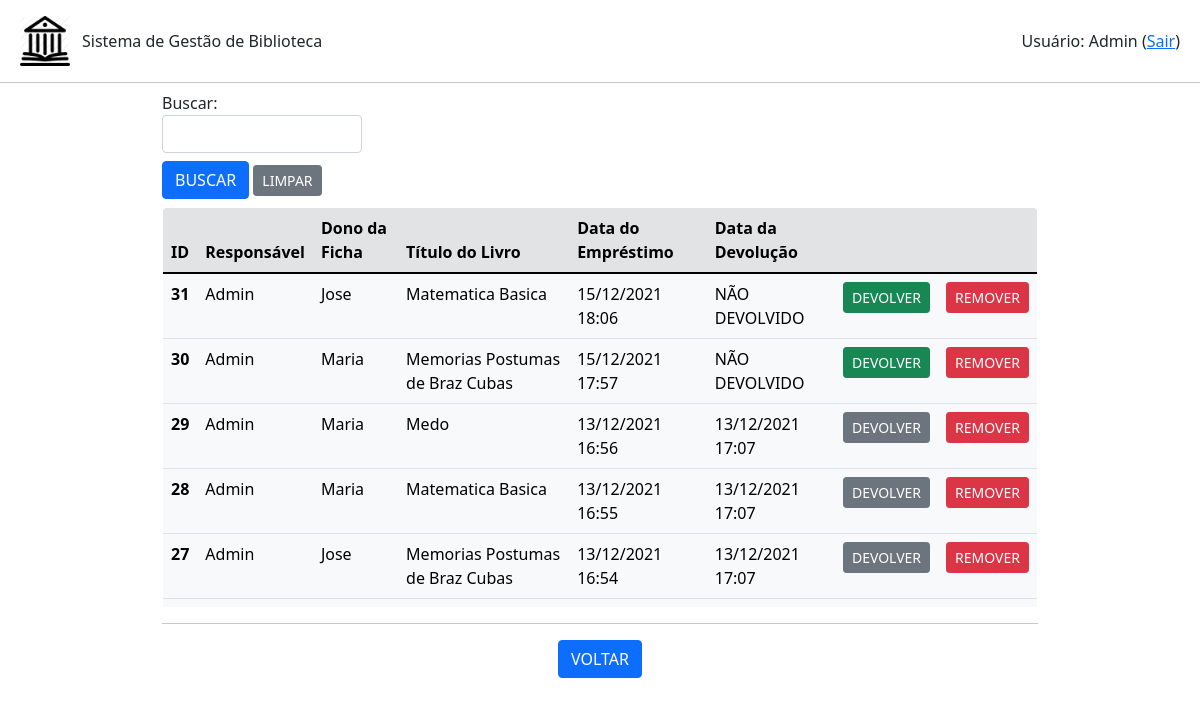
Page /emprestimo/listar (signed in) on the earlier database version.
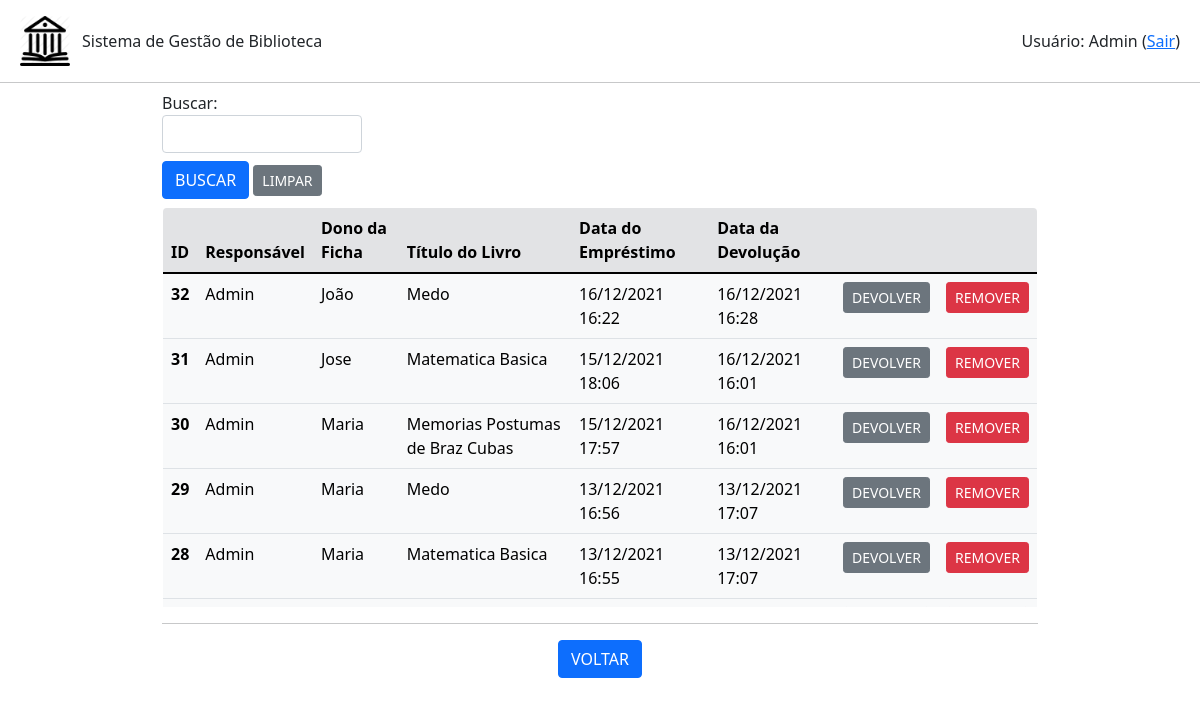
Same page on the later database version.
### emprestimo.py (models this page shows)
class Emprestimo(db.Model):
    id = db.Column(db.Integer, primary_key=True)
    id_usuario = db.Column(db.Integer,db.ForeignKey('usuario.id'))
    id_livro = db.Column(db.Integer,db.ForeignKey('livro.id'))
    id_ficha = db.Column(db.Integer,db.ForeignKey('ficha.id'))
    data_emprestimo = db.Column(db.DateTime, unique=False, nullable=False, default=datetime.datetime.now())
    data_devolucao = db.Column(db.DateTime, unique=False, nullable=True)

### usuario.py (models this page shows)
class Usuario(db.Model):
    id = db.Column(db.Integer, primary_key=True)
    nome = db.Column(db.String(200), unique=False, nullable=False)
    username = db.Column(db.String(80), unique=True, nullable=False)
    email = db.Column(db.String(120), unique=True, nullable=False)
    telefone = db.Column(db.String(20),unique=False, nullable=False)
    senha = db.Column(db.String(80), unique=False, nullable=False)
    admin = db.Column(db.Boolean(), default=False)
    emprestimo = db.relationship('Emprestimo', backref='usuario', lazy=True)

### ficha.py (models this page shows)
class Ficha(db.Model):
    id = db.Column(db.Integer, primary_key=True)
    nome = db.Column(db.String(200), unique=False, nullable=False)
    cpf = db.Column(db.String(20), unique=True, nullable=False)
    email = db.Column(db.String(120), unique=True, nullable=False)
    ativo = db.Column(db.Boolean(), default=False)
    qtdLivros = db.Column(db.Integer, unique=False, nullable=False)
    totalLivros = db.Column(db.Integer, unique=False, nullable=False)
    emprestimo = db.relationship('Emprestimo', backref='ficha', lazy=True)

### livro.py (models this page shows)
class Livro(db.Model):
    id = db.Column(db.Integer, primary_key=True)
    titulo = db.Column(db.String(200), unique=False, nullable=False)
    autor = db.Column(db.String(80), unique=False, nullable=False)
    genero = db.Column(db.String(120), unique=False, nullable=False)
    disponivel = db.Column(db.Boolean, default=True)
    emprestimo = db.relationship('Emprestimo', backref='livro', lazy=True)

### app.py (the view, shortened to what this page needs)
@app.route('/emprestimo/listar', methods=['POST','GET'])
def listar_emprestimos():
    if session.get('autenticado',False)==False:
        flash(u'Login necessário!', category='warning')
        return(redirect(url_for('login')))
    form = BuscaForm()
    emprestimos = Emprestimo.query.order_by(Emprestimo.data_emprestimo.desc()).all()
    return(render_template('emprestimos.html', emprestimos=emprestimos, form=form, action=url_for('listar_emprestimos')))

### formBusca.py
class BuscaForm(FlaskForm):
    campo = StringField('Buscar: ', validators=[DataRequired()])
    enviar = SubmitField('BUSCAR')

### templates/emprestimos.html (shortened to what this page needs)
{% extends "base.html" %}
{% block conteudo %}
<div class="container-fluid mx-auto" style="width: 75%;">
    {% from 'bootstrap/form.html' import render_field %}
    <form method="post">
        <div class="mt-2" style="width: 200px;">
            {{ render_field(form.campo) }}
        </div>
        <div class="mt-2 mb-2">
            {{ render_field(form.enviar, button_style="primary", button_size="sm") }}
            <a class="btn btn-secondary btn-sm" href="{{url_for('listar_emprestimos')}}" role="button">LIMPAR</a>
        </div>
    </form>
    <div style="max-height: 400px; overflow-y: auto;">
        <table class=" table table-light border rounded-3" style="overflow: hidden;">
            <thead>
            <tr class="table-secondary">
                <th scope="col">ID</th>
                <th scope="col">Responsável</th>
                <th scope="col">Dono da Ficha</th>
                <th scope="col">Título do Livro</th>
                <th scope="col">Data do Empréstimo</th>
                <th scope="col">Data da Devolução</th>
                <th scope="col"></th>
                <th scope="col"></th>
            </tr>
            </thead>
            <tbod>
                {% for emprestimo in emprestimos %}
                    <tr>
                        <th scope="row">{{emprestimo.id}}</th>
                        {% if emprestimo.usuario.nome is not none %}
                            <td>{{emprestimo.usuario.nome}}</td>
                        {% else %}
                            <td>Sem dados</td>
                        {% endif %}
                        {% if emprestimo.ficha is not none %}
                            <td>{{emprestimo.ficha.nome}}</td>
                        {% else %}
                            <td>Sem dados</td>
                        {% endif %}
                        {% if emprestimo.livro.titulo is not none %}
                            <td>{{emprestimo.livro.titulo}}</td>
                        {% else %}
                            <td>Sem dados</td>
                        {% endif %}
                        <td>{{emprestimo.data_emprestimo.strftime('%d/%m/%Y %H:%M')}}</td>
                        {% if emprestimo.data_devolucao is not none %}
                            <td>{{emprestimo.data_devolucao.strftime('%d/%m/%Y %H:%M')}}</td>
                            <td class="text-center">
                                <a class="btn btn-secondary btn-sm" href="{{url_for('devolver_emprestimo',id_emprestimo=emprestimo.id)}}" role="button">DEVOLVER</a>
                            </td>
                        {% else %}
                            <td>NÃO DEVOLVIDO</td>
                            <td class="text-center">
                                <a class="btn btn-success btn-sm" href="{{url_for('devolver_emprestimo',id_emprestimo=emprestimo.id)}}" role="button">DEVOLVER</a>
                            </td>
                        {% endif %}
                        <td class="text-center"><a class="btn btn-danger btn-sm" href="{{url_for('remover_emprestimo',id_emprestimo=emprestimo.id)}}" role="button">REMOVER</a></td>
                    </tr>
                {% endfor %}
        </table>
    </div>
    <hr>
    <div class="row text-center">
        <div class="col mr-1">
            <a class="btn btn-primary" href="{{url_for('root')}}" role="button">VOLTAR</a>
        </div>
    </div>
</div>
{% endblock %}

Differences in the rows shown:
no longer on this page (row unchanged): Emprestimo: id "27", usuario.nome "Admin", ficha.nome "Jose", livro.titulo "Memorias Postumas de Braz Cubas", data_emprestimo "13/12/2021 16:54", data_devolucao "13/12/2021 17:07"
added Emprestimo: id "32", usuario.nome "Admin", ficha.nome "João", livro.titulo "Medo", data_emprestimo "16/12/2021 16:22", data_devolucao "16/12/2021 16:28"
changed Emprestimo "Jose": data_devolucao (not shown) → "16/12/2021 16:01"; no longer shows "NÃO DEVOLVIDO"
changed Emprestimo "Memorias Postumas de Braz Cubas": data_devolucao (not shown) → "16/12/2021 16:01"; no longer shows "NÃO DEVOLVIDO"
